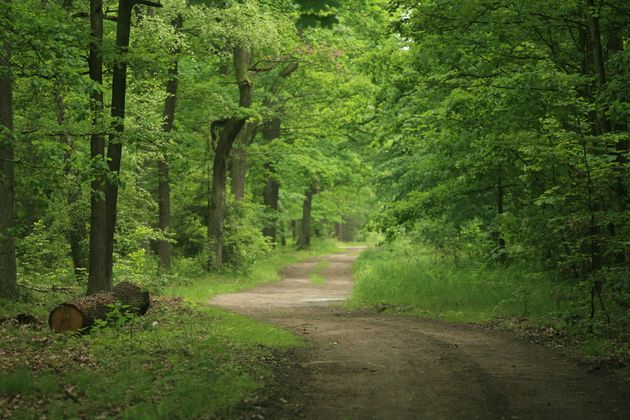
%> input picture lib/gray2rgb/images/les.jpg, 630 x 420 px
$ octave --eval "main;"   (GNU Octave 9; MATLAB toolbox functions it lacks are replaced by stand-ins)
%> lines starting %> are read from the running program, lines starting %| are printed output that depends on the picture
%> in main, I1 is the input picture: size 420x630x3 uint8; mean R, G, B 74, 92.8, 40
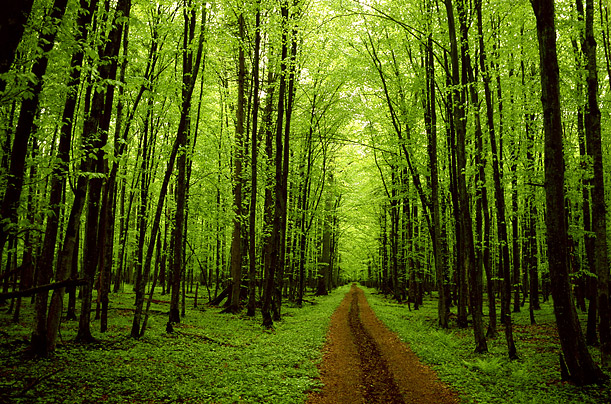
%> input picture lib/gray2rgb/images/les1.jpg, 611 x 404 px
%> in main, I2 is the input picture: size 404x611x3 uint8; mean R, G, B 75.3, 90.1, 17.1
### lib/gray2rgb/gray2rgb.m
function rgb = gray2rgb(I1, I2)

I1 = uint8(I1);

I2 = uint8(I2);

%% read images

%% check number of channels
if size(I1, 3) ~= 1
I1 = rgb2gray(I1);
'je farebny, prevadzam na BW'
end
if size(I2, 3) ~= 3
%error(?img2 must be a color image (not indexed)?);
end

%% convert to ycbcr
Y1 = rgb2ycbcr(I1(:, :, [1 1 1]));
%> Y1: size 420x630x3 uint8; mean of channels 1, 2, 3 85.7, 128, 128
Y2 = rgb2ycbcr(I2);
%> Y2: size 404x611x3 uint8; mean of channels 1, 2, 3 82.5, 98.1, 126.7

%% normalize
Y1d = double(Y1(:, :, 1));
Y2d = double(Y2(:, :, 1));
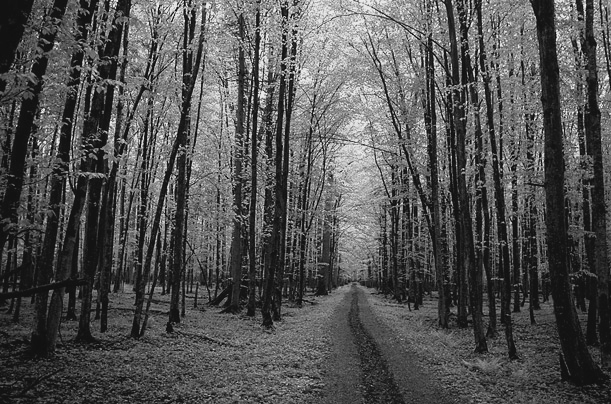
%> Y2d: size 404x611 double; min 16, max 235, mean 82.5
Y2n = Y2d(:) / (1 - range(Y2d(:)) / 255) * (1 - range(Y1d(:)) / 255);

%% build LUT
LUT = zeros(256, 1);
for y1 = 0 : 255
[val, idx] = min(abs(Y2n - y1));
LUT(y1 + 1) = idx(1);
end
%> this loop made 256 passes
%> (val, idx) on passes 1 to 3: (18.67, 83), (17.67, 83), (16.67, 83)
%> after the loop, LUT = 256 values, max 28439 at index 224, min 1 at index 22, mean 5123

%% compare luminance
idx = LUT((Y1d + 1));
Y2_2 = Y2(:, :, 2);
Y2_3 = Y2(:, :, 3);
nimage = cat(3, Y1(:, :, 1), Y2_2(idx), Y2_3(idx));
%> nimage: size 420x630x3 uint8; mean of channels 1, 2, 3 85.7, 98.9, 123.2
rgb = uint8(ycbcr2rgb(nimage));

### lib/g2color/segmenter3000.m
function [ segmented_images ] =  segmenter3000(img, nColors)
%> called with nColors = 3
	img = im2double(img);
	ab = img;
	[nrows ncols p] = size(img);
%> nrows = 404; ncols = 611; p = 3
	if (p~=3)
		ab = zeros(nrows,ncols,3);
		ab(:,:,1) = img;
		ab(:,:,2) = img;
		ab(:,:,3) = img;
        img = ab;
        ab = ab(:,:,2:3);
    else
		cform = makecform('srgb2lab');
		lab_he = applycform(img,cform);
%> lab_he: size 404x611x3 double; mean of channels 1, 2, 3 34.7, -12.8, 33

		ab = double(lab_he(:,:,2:3));
    end

        size(ab);
        nrows;
        ncols;
    ab = reshape(ab,nrows*ncols,2);

	[cluster_idx, cluster_center] = kmeans(ab,nColors,'distance','sqEuclidean', ...
		'Replicates',3);
%> cluster_center = [-12.69 33.95; -25.32 57.44; 1.01 5.43]


    size(cluster_idx)  ;
	pixel_labels = reshape(cluster_idx,nrows,ncols);
	imshow(pixel_labels,[]), title('image labeled by cluster index');


	segmented_images = cell(1,3);
	rgb_label = repmat(pixel_labels,[1 1 3]);

size(rgb_label)
%> ans = [404 611 3]
	for k = 1:nColors
		color = img;
		color(rgb_label ~= k) = 0;
		segmented_images{k} = color;
	end
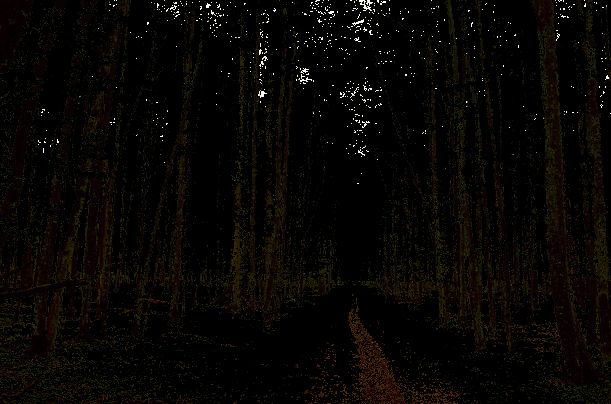
%> color: size 404x611x3 double; mean R, G, B 0.0304, 0.0226, 0.0105
%> after the loop, segmented_images = 3 items


end

### lib/gray2rgb/kSulik.m
function [ res ] = kSulik( gray_im, color_im, nColors)


	'color';
	color_seg = segmenter3000(color_im,nColors);
%> color_seg = 3 items
	'gray';
	gray_seg = segmenter3000(gray_im, nColors);
%> call 2 of segmenter3000, with nColors = 3
%> in segmenter3000 (call 2), `ab(:,:,2) = img;`:
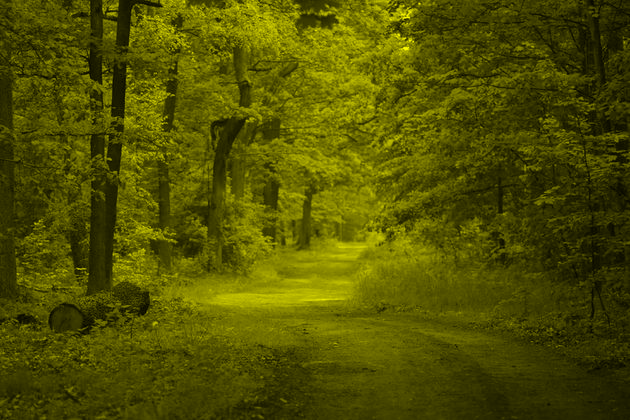
%> ab: size 420x630x3 double; mean R, G, B 0.318, 0.318, 0
%> in segmenter3000 (call 2), `[cluster_idx, cluster_center] = kmeans(ab,nColors,'distance','sqEuclid..`: cluster_center = [0.19 0.19; 0.534 0.534; 0.342 0.342]
%> in segmenter3000 (call 2), `pixel_labels = reshape(cluster_idx,nrows,ncols);`: pixel_labels: size 420x630 double; 3 distinct labels, from 1 to 3
%> after the loop in segmenter3000 (call 2), `for k = 1:nColors`:
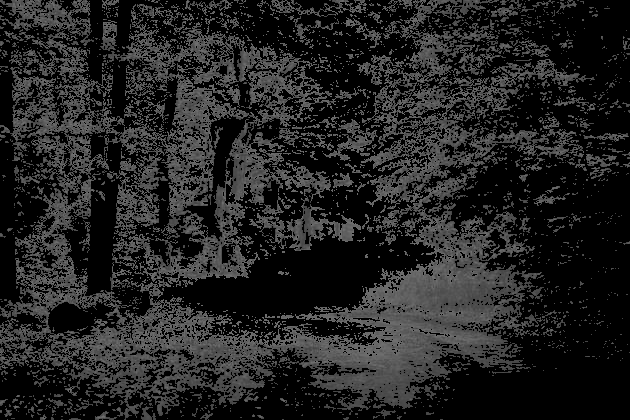
%> color: size 420x630x3 double; min 0, max 0.435, mean 0.133
%> gray_seg = 3 items

    figure;
     for i = 1:nColors
        subplot(2,nColors,i);
        imshow(color_seg{i});
        subplot(2,nColors,nColors+i);
        imshow(gray_seg{i});
    end;

    figure;
    [m n c] = size(gray_seg{1});
%> m = 420; n = 630; c = 3
    res = zeros(m,n,3);
%> res: size 420x630x3 double; every value is 0
    res = uint8(res);
%> res: size 420x630x3 uint8; every value is 0
    for i = 1:nColors
        im1 = gray_seg{i};
        im1 = im1(:,:,1);
        im1 = im1 * 255;

        cs1 = color_seg{i} * 255;

        I1 = gray2rgb(im1,cs1);
        subplot(1,nColors,i);
         imshow(I1);
         I1 = uint8(I1);


        res = res + I1;
    end
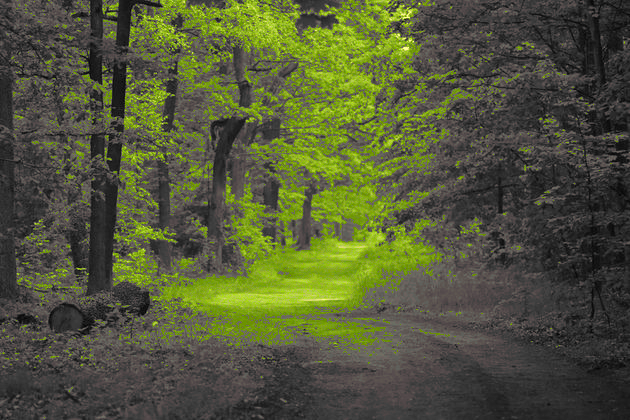
%> res: size 420x630x3 uint8; mean R, G, B 81.2, 86.1, 56.4


end

### lib/gray2rgb/main.m
function [] = main()
segments =3;

clc;
I1 = imread('images/les.jpg');
I2 = imread('images/les1.jpg');
I1 = rgb2gray(I1);
rgb = gray2rgb(I1,I2);
figure;
subplot(2,2,1);
imshow(I1);
subplot(2,2,2);
imshow(I2);
subplot(2,2,3);
imshow(rgb);

subplot(2,2,4);

res = kSulik(I1,I2,segments);
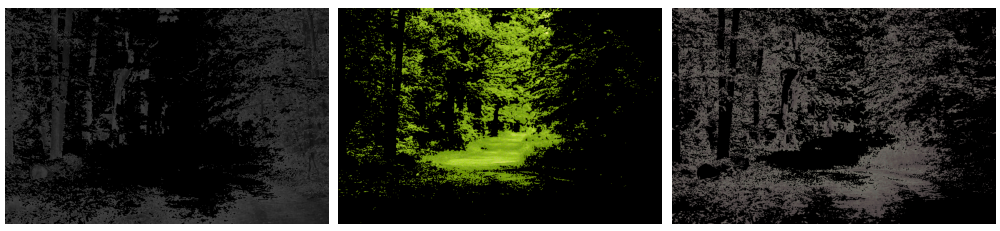
%> figure redrawn from the program's plot data, 3 panels
figure ;
subplot(1,3,1);
imshow(I2);
subplot(1,3,2);
imshow(I1);
subplot(1,3,3);
imshow(res);

%imshow(I);
'done'
